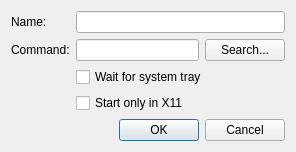
<?xml version="1.0" encoding="UTF-8"?>
<ui version="4.0">
 <class>AutoStartEdit</class>
 <widget class="QDialog" name="AutoStartEdit">
  <property name="geometry">
   <rect>
    <x>0</x>
    <y>0</y>
    <width>296</width>
    <height>118</height>
   </rect>
  </property>
  <property name="windowTitle">
   <string>Edit</string>
  </property>
  <layout class="QGridLayout" name="gridLayout">
   <item row="0" column="0">
    <widget class="QLabel" name="label">
     <property name="text">
      <string>Name:</string>
     </property>
    </widget>
   </item>
   <item row="0" column="1" colspan="2">
    <widget class="QLineEdit" name="nameEdit"/>
   </item>
   <item row="1" column="0">
    <widget class="QLabel" name="label_3">
     <property name="text">
      <string>Command:</string>
     </property>
    </widget>
   </item>
   <item row="1" column="1">
    <widget class="QLineEdit" name="commandEdit"/>
   </item>
   <item row="1" column="2">
    <widget class="QPushButton" name="browseButton">
     <property name="text">
      <string>Search...</string>
     </property>
    </widget>
   </item>
   <item row="2" column="1" colspan="2">
    <widget class="QCheckBox" name="trayCheckBox">
     <property name="text">
      <string>Wait for system tray</string>
     </property>
    </widget>
   </item>
   <item row="3" column="1" colspan="2">
    <widget class="QCheckBox" name="x11CheckBox">
     <property name="text">
      <string>Start only in X11</string>
     </property>
    </widget>
   </item>
   <item row="4" column="0" colspan="3">
    <widget class="QDialogButtonBox" name="buttonBox">
     <property name="orientation">
      <enum>Qt::Horizontal</enum>
     </property>
     <property name="standardButtons">
      <set>QDialogButtonBox::Cancel|QDialogButtonBox::Ok</set>
     </property>
    </widget>
   </item>
  </layout>
 </widget>
 <resources/>
 <connections>
  <connection>
   <sender>buttonBox</sender>
   <signal>accepted()</signal>
   <receiver>AutoStartEdit</receiver>
   <slot>accept()</slot>
  </connection>
  <connection>
   <sender>buttonBox</sender>
   <signal>rejected()</signal>
   <receiver>AutoStartEdit</receiver>
   <slot>reject()</slot>
  </connection>
 </connections>
</ui>
